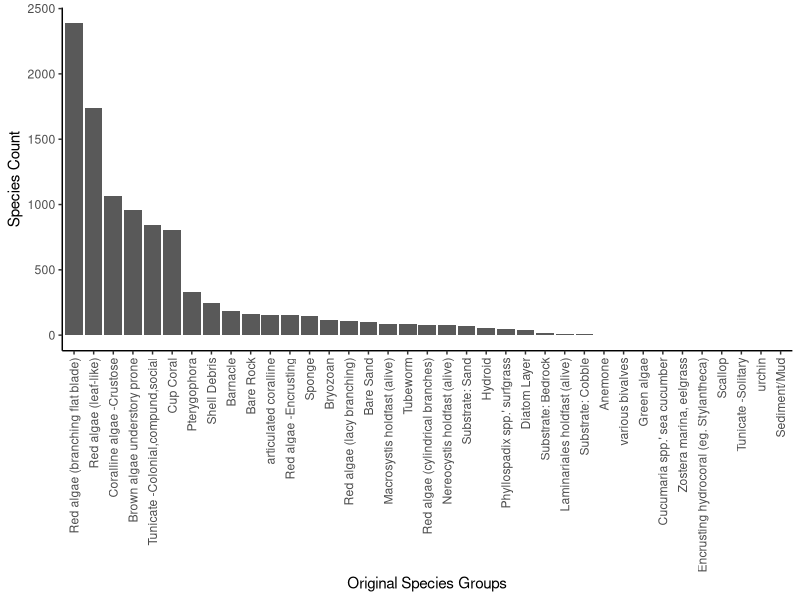
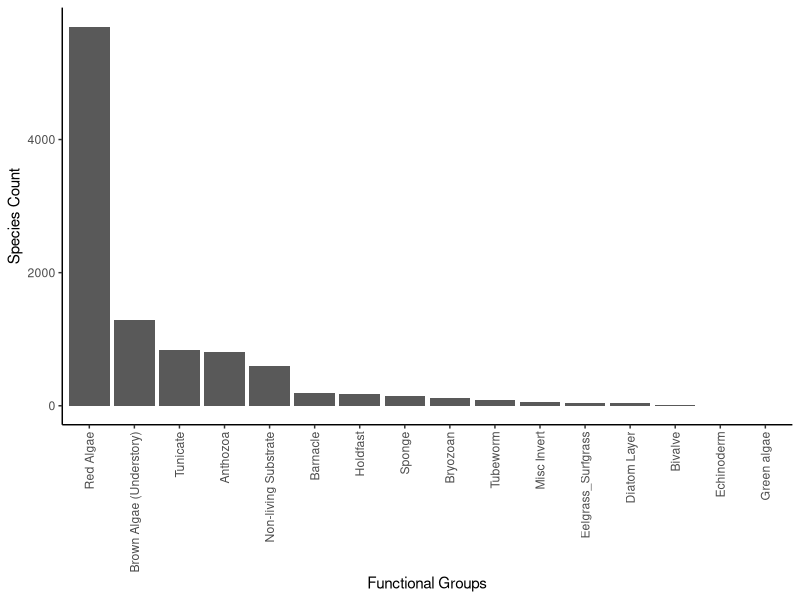
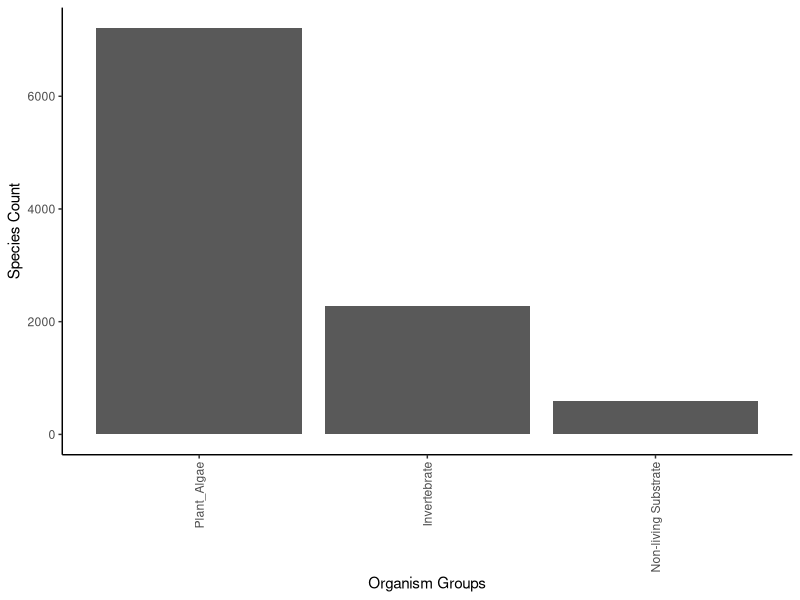

R code for these plots, in order:
## ---- chunk 1
#to load data make sure directory is set to knit from project directory
knitr::opts_chunk$set(echo = FALSE,message=FALSE, warning=FALSE)
 
library(here)
library(tidyverse)
library(knitr)
 
substrate_codes <- read_csv(here("Data","CSV_2015_on","substrate_codes.csv"))

#load 2015 data 
dat.2015 <- read_csv(here("Data", "csv files", "2015_OCNMSDataComplete_standardized_122116.csv")) %>%
  filter(`PISCO datatype` == "UPC") %>%
  separate(Date, into = c("MONTH","DAY","YEAR")) %>%
  rename_all(toupper) %>%
  rename(CLASSCODE= "PISCO CLASSCODE") %>%
  mutate(BUDDY = NA, SEGMENT = NA,SIDE = NA, ZONE = NA, TRANSECT = NA) %>%
  select(SITE, MONTH, DAY, YEAR, OBSERVER, TRANSECT ,QUADRAT, CLASSCODE, PERCENT.COVER,COUNT,DEPTH.FT,SIDE,ZONE,TRANSECT,BUDDY,SEGMENT)
 
#2016 --> 2019
dat.2016 <- read_csv(here("Data","CSV_2015_on","NWFSC_UPC_ALLYEARS_data_2019.csv")) %>% 
              filter(CATEGORY == "COVER") %>%
              select(1:20) %>%
              rename(DEPTH.FT= "DEPTH (FT)")  %>%
              mutate(QUADRAT = NA, PERCENT.COVER = NA) %>% #will circle back tothis and get % cover for 2016 to 2019 data 
              select(SITE, MONTH, DAY, YEAR, OBSERVER, TRANSECT ,QUADRAT, CLASSCODE, PERCENT.COVER,COUNT,DEPTH.FT,SIDE,ZONE,TRANSECT,BUDDY,SEGMENT)

dat.upc <- rbind(dat.2015, dat.2016) %>%
 mutate(COUNT = replace_na(COUNT, 0)) %>%
  left_join(substrate_codes) %>% #rename two that arent in substrate key
  mutate(NAME = case_when(CLASSCODE == "ptero" | NAME == "Pterogophora" ~ "Pterygophora",
                          CLASSCODE == "shell" ~ "various bivalves",
                          TRUE ~ NAME),
#ASSIGN FUNCTIONAL GROUPS 
         Functional_Group = case_when(
                                    NAME %in% c("Red algae (branching flat blade)", "Red algae (cylindrical branches)", "Red algae (lacy branching)","Red algae -Encrusting", "Coralline algae -Crustose", "Red algae (leaf-like)","articulated coralline") ~ "Red Algae",
                                    NAME %in% c("Nereocystis holdfast (alive)", "Macrosystis holdfast (alive)", "Laminariales holdfast (alive)") ~"Holdfast", 
                                    NAME %in% c("Pterygophora", "Brown algae understory prone") ~ "Brown Algae (Understory)",
                                    NAME %in% c("urchin", "Cucumaria spp.' sea cucumber") ~ "Echinoderm", 
                                    NAME %in% c("various bivalves", "Scallop") ~ "Bivalve",
                                    NAME %in% c("Anemone", "Cup Coral") ~ "Anthozoa",
                                    NAME %in% c("Substrate: Bedrock","Shell Debris","Bare Sand", "Substrate: Cobble","Sediment/Mud", "Substrate: Sand","Bare Rock" ) ~ "Non-living Substrate",
                                    NAME %in% c("Tunicate -Colonial,compund,social","Tunicate -Solitary") ~"Tunicate",
                                    NAME %in% c("Zostera marina, eelgrass" , "Phyllospadix spp.' surfgrass") ~ "Eelgrass_Surfgrass",
                                    NAME %in% c("Encrusting hydrocoral (eg. Stylantheca)", "Hydroid" ) ~ "Misc Invert",
                                    TRUE ~ NAME),
 #ASSIGN ORGANISM GROUPS         
        Organism_Group = case_when(NAME %in% c("Red algae (branching flat blade)", "Red algae (cylindrical branches", "Red algae (lacy branching)","Pterygophora", "Brown algae understory prone","Red algae -Encrusting", "Coralline algae -Crustose","Nereocystis holdfast (alive)","Macrosystis holdfast (alive)","Phyllospadix spp.' surfgrass", "Zostera marina, eelgrass","Encrusting hydrocoral (eg. Stylantheca)","Green algae","Laminariales holdfast (alive)","articulated coralline", "Red algae (cylindrical branches)","Red algae (leaf-like)") ~ "Plant_Algae",
                                    NAME %in% c("various bivalves", "Scallop","Anemone", "Cup Coral","Barnacle","Tunicate -Colonial,compund,social", "Tunicate -Solitary","urchin","Bryozoan","Diatom Layer","Sponge","Tubeworm","Hydroid", "Cucumaria spp.' sea cucumber") ~ "Invertebrate",
                                    NAME %in% c("Substrate: Bedrock","Shell Debris","Bare Sand", "Substrate: Cobble","Sediment/Mud", "Substrate: Sand","Bare Rock" ) ~ "Non-living Substrate", 
                                    TRUE ~ NAME))  


rm(dat.2016,dat.2015) 


unique(dat.upc$Functional_Group)
## ---- chunk 2
summary_table<- dat.upc %>%
  group_by(Organism_Group,Functional_Group, NAME) %>%
  summarise(species_occurence = sum(COUNT))  
 
kable(summary_table)
## ---- chunk 3
dat.upc %>%
  group_by(NAME) %>%
  summarise(species_occurence = sum(COUNT)) %>%
  ggplot() +
  geom_bar(aes(x=reorder(NAME, -species_occurence), y = species_occurence), stat = "identity")+ 
  theme_classic() +
  theme(axis.text.x = element_text(angle = 90, vjust = 0.5, hjust=1)) +
  xlab("Original Species Groups") +
  ylab("Species Count")
## ---- chunk 4
dat.upc %>%
  group_by(Functional_Group) %>%
  summarise(species_occurence = sum(COUNT)) %>%
  ggplot() +
  geom_bar(aes(x=reorder(Functional_Group, -species_occurence), y = species_occurence), stat = "identity")+ 
  theme_classic() +
  theme(axis.text.x = element_text(angle = 90, vjust = 0.5, hjust=1)) +
  xlab("Functional Groups") +
  ylab("Species Count")
## ---- chunk 5
dat.upc %>%
  group_by(Organism_Group) %>%
  summarise(species_occurence = sum(COUNT)) %>%
  ggplot() +
  geom_bar(aes(x=reorder(Organism_Group, -species_occurence), y = species_occurence), stat = "identity")+ 
  theme_classic() +
  theme(axis.text.x = element_text(angle = 90, vjust = 0.5, hjust=1)) +
  xlab("Organism Groups") +
  ylab("Species Count")
